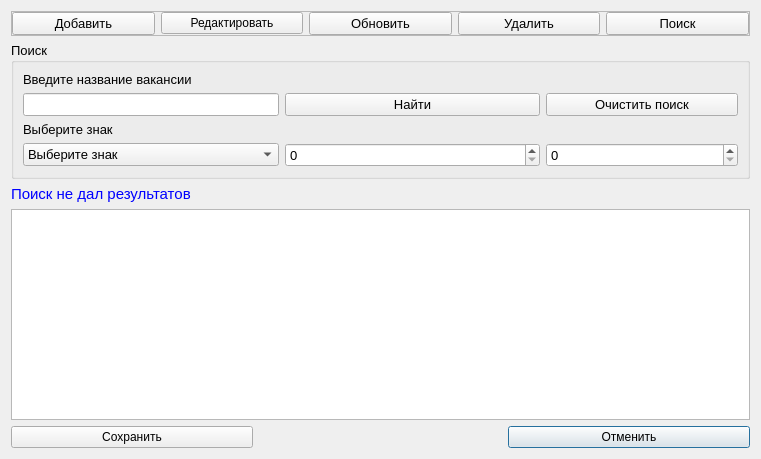
<?xml version="1.0" encoding="UTF-8"?>
<ui version="4.0">
 <class>Vakansii</class>
 <widget class="QDialog" name="Vakansii">
  <property name="geometry">
   <rect>
    <x>0</x>
    <y>0</y>
    <width>761</width>
    <height>459</height>
   </rect>
  </property>
  <property name="windowTitle">
   <string>Вакансии</string>
  </property>
  <layout class="QGridLayout" name="gridLayout_3">
   <item row="4" column="2">
    <widget class="QPushButton" name="pushButton_Cancel">
     <property name="text">
      <string>Отменить</string>
     </property>
     <property name="icon">
      <iconset resource="resourses.qrc">
       <normaloff>:/img/img/cancel.png</normaloff>:/img/img/cancel.png</iconset>
     </property>
    </widget>
   </item>
   <item row="2" column="0">
    <widget class="QLabel" name="label_result">
     <property name="maximumSize">
      <size>
       <width>16777215</width>
       <height>20</height>
      </size>
     </property>
     <property name="font">
      <font>
       <pointsize>11</pointsize>
      </font>
     </property>
     <property name="styleSheet">
      <string notr="true">color:rgb(0, 0, 255)</string>
     </property>
     <property name="text">
      <string>Поиск не дал результатов</string>
     </property>
    </widget>
   </item>
   <item row="3" column="0" colspan="3">
    <widget class="QTableView" name="tableView_vakansii">
     <property name="font">
      <font>
       <pointsize>10</pointsize>
      </font>
     </property>
     <property name="alternatingRowColors">
      <bool>true</bool>
     </property>
     <property name="selectionMode">
      <enum>QAbstractItemView::SingleSelection</enum>
     </property>
     <property name="selectionBehavior">
      <enum>QAbstractItemView::SelectRows</enum>
     </property>
     <property name="wordWrap">
      <bool>false</bool>
     </property>
    </widget>
   </item>
   <item row="4" column="0">
    <widget class="QPushButton" name="pushButtonSave">
     <property name="text">
      <string>Сохранить</string>
     </property>
     <property name="icon">
      <iconset resource="resourses.qrc">
       <normaloff>:/img/img/save.png</normaloff>:/img/img/save.png</iconset>
     </property>
    </widget>
   </item>
   <item row="4" column="1">
    <widget class="QLabel" name="label_naideno">
     <property name="font">
      <font>
       <pointsize>12</pointsize>
      </font>
     </property>
     <property name="styleSheet">
      <string notr="true">color:rgb(85, 0, 255)</string>
     </property>
     <property name="text">
      <string/>
     </property>
    </widget>
   </item>
   <item row="0" column="0" colspan="3">
    <widget class="QFrame" name="frame">
     <property name="frameShape">
      <enum>QFrame::StyledPanel</enum>
     </property>
     <property name="frameShadow">
      <enum>QFrame::Raised</enum>
     </property>
     <layout class="QGridLayout" name="gridLayout_2">
      <property name="leftMargin">
       <number>0</number>
      </property>
      <property name="topMargin">
       <number>0</number>
      </property>
      <property name="rightMargin">
       <number>0</number>
      </property>
      <property name="bottomMargin">
       <number>0</number>
      </property>
      <item row="0" column="4">
       <widget class="QPushButton" name="pushButton_search">
        <property name="font">
         <font>
          <pointsize>10</pointsize>
         </font>
        </property>
        <property name="text">
         <string>Поиск</string>
        </property>
        <property name="icon">
         <iconset resource="resourses.qrc">
          <normaloff>:/img/img/find.png</normaloff>:/img/img/find.png</iconset>
        </property>
       </widget>
      </item>
      <item row="0" column="3">
       <widget class="QPushButton" name="pushButton_del">
        <property name="font">
         <font>
          <pointsize>10</pointsize>
         </font>
        </property>
        <property name="text">
         <string>Удалить</string>
        </property>
        <property name="icon">
         <iconset resource="resourses.qrc">
          <normaloff>:/img/img/delete.png</normaloff>:/img/img/delete.png</iconset>
        </property>
       </widget>
      </item>
      <item row="0" column="2">
       <widget class="QPushButton" name="pushButton_update">
        <property name="font">
         <font>
          <pointsize>10</pointsize>
         </font>
        </property>
        <property name="text">
         <string>Обновить</string>
        </property>
        <property name="icon">
         <iconset resource="resourses.qrc">
          <normaloff>:/img/img/refresh.png</normaloff>:/img/img/refresh.png</iconset>
        </property>
       </widget>
      </item>
      <item row="0" column="0">
       <widget class="QPushButton" name="pushButton_add">
        <property name="font">
         <font>
          <pointsize>10</pointsize>
         </font>
        </property>
        <property name="text">
         <string>Добавить</string>
        </property>
        <property name="icon">
         <iconset resource="resourses.qrc">
          <normaloff>:/img/img/add.png</normaloff>:/img/img/add.png</iconset>
        </property>
       </widget>
      </item>
      <item row="0" column="1">
       <widget class="QPushButton" name="pushButton_edit">
        <property name="text">
         <string>Редактировать</string>
        </property>
        <property name="icon">
         <iconset resource="resourses.qrc">
          <normaloff>:/img/img/edit.png</normaloff>:/img/img/edit.png</iconset>
        </property>
       </widget>
      </item>
     </layout>
    </widget>
   </item>
   <item row="1" column="0" colspan="3">
    <widget class="QGroupBox" name="groupBox_search">
     <property name="font">
      <font>
       <pointsize>10</pointsize>
      </font>
     </property>
     <property name="title">
      <string>Поиск</string>
     </property>
     <layout class="QGridLayout" name="gridLayout" columnstretch="4,4,3">
      <item row="5" column="0">
       <widget class="QLabel" name="label_2">
        <property name="text">
         <string>Выберите знак</string>
        </property>
       </widget>
      </item>
      <item row="6" column="0">
       <widget class="QComboBox" name="comboBox_znak">
        <item>
         <property name="text">
          <string>Выберите знак</string>
         </property>
        </item>
        <item>
         <property name="text">
          <string>Больше</string>
         </property>
        </item>
        <item>
         <property name="text">
          <string>Меньше</string>
         </property>
        </item>
        <item>
         <property name="text">
          <string>Между</string>
         </property>
        </item>
       </widget>
      </item>
      <item row="0" column="0">
       <widget class="QLabel" name="label">
        <property name="font">
         <font>
          <pointsize>10</pointsize>
         </font>
        </property>
        <property name="text">
         <string>Введите название вакансии</string>
        </property>
       </widget>
      </item>
      <item row="1" column="0">
       <widget class="QLineEdit" name="lineEdit_vakansia">
        <property name="clearButtonEnabled">
         <bool>true</bool>
        </property>
       </widget>
      </item>
      <item row="1" column="1">
       <widget class="QPushButton" name="pushButton_find">
        <property name="font">
         <font>
          <pointsize>10</pointsize>
         </font>
        </property>
        <property name="text">
         <string>Найти</string>
        </property>
        <property name="icon">
         <iconset resource="resourses.qrc">
          <normaloff>:/img/img/findOk.png</normaloff>:/img/img/findOk.png</iconset>
        </property>
       </widget>
      </item>
      <item row="1" column="2">
       <widget class="QPushButton" name="pushButton_clear">
        <property name="font">
         <font>
          <pointsize>10</pointsize>
         </font>
        </property>
        <property name="text">
         <string>Очистить поиск</string>
        </property>
        <property name="icon">
         <iconset resource="resourses.qrc">
          <normaloff>:/img/img/clear.png</normaloff>:/img/img/clear.png</iconset>
        </property>
       </widget>
      </item>
      <item row="6" column="1">
       <widget class="QDoubleSpinBox" name="doubleSpinBox_ZarplataOt">
        <property name="decimals">
         <number>0</number>
        </property>
        <property name="maximum">
         <double>8888888.000000000000000</double>
        </property>
       </widget>
      </item>
      <item row="5" column="1">
       <widget class="QLabel" name="label_zarplataOt">
        <property name="font">
         <font>
          <pointsize>10</pointsize>
         </font>
        </property>
        <property name="text">
         <string/>
        </property>
       </widget>
      </item>
      <item row="5" column="2">
       <widget class="QLabel" name="label_ZarplataDo">
        <property name="text">
         <string/>
        </property>
       </widget>
      </item>
      <item row="6" column="2">
       <widget class="QDoubleSpinBox" name="doubleSpinBox_zarplataDo">
        <property name="decimals">
         <number>0</number>
        </property>
        <property name="maximum">
         <double>8888888.000000000000000</double>
        </property>
       </widget>
      </item>
     </layout>
    </widget>
   </item>
  </layout>
 </widget>
 <resources>
  <include location="resourses.qrc"/>
 </resources>
 <connections/>
</ui>
